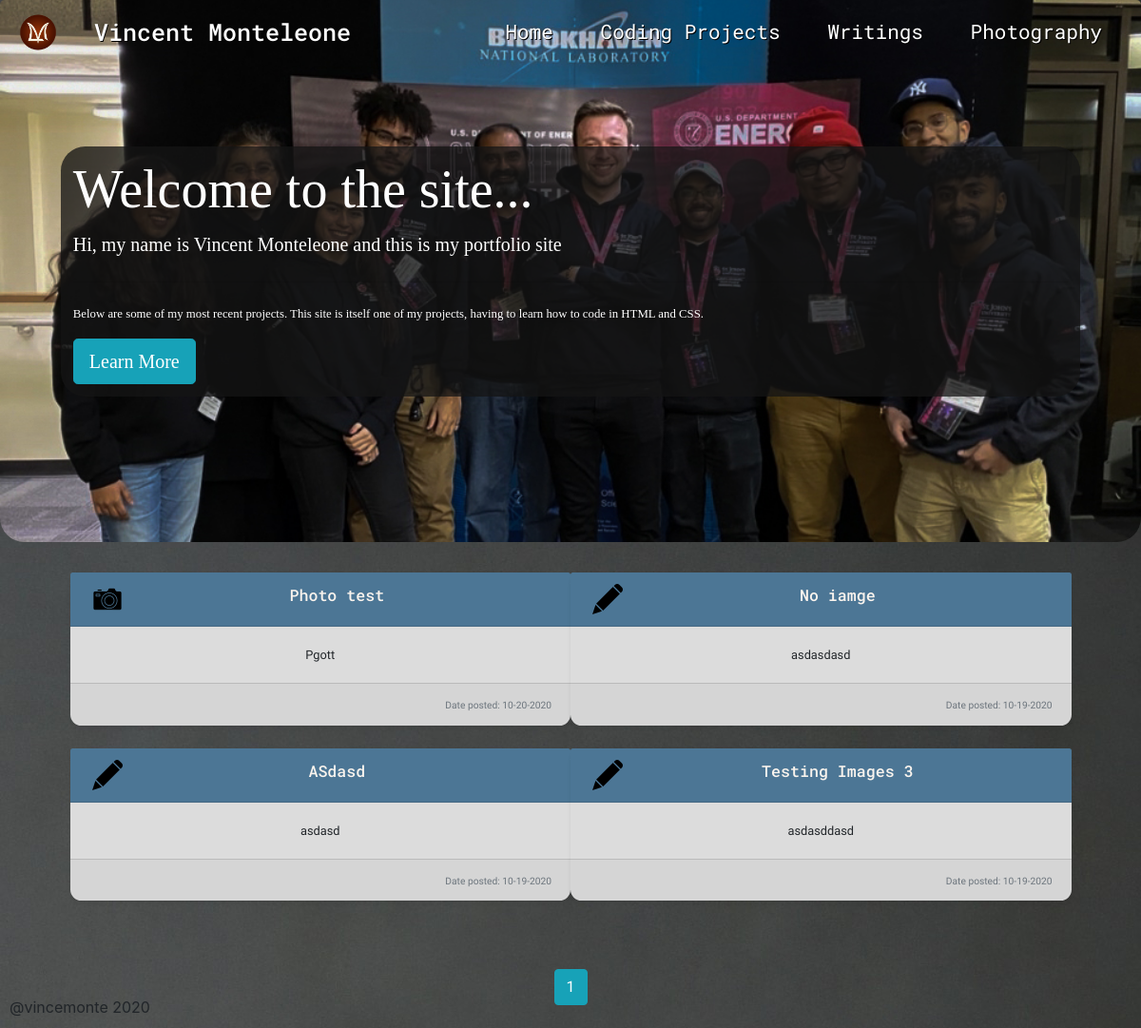
Page /home on the earlier database version.
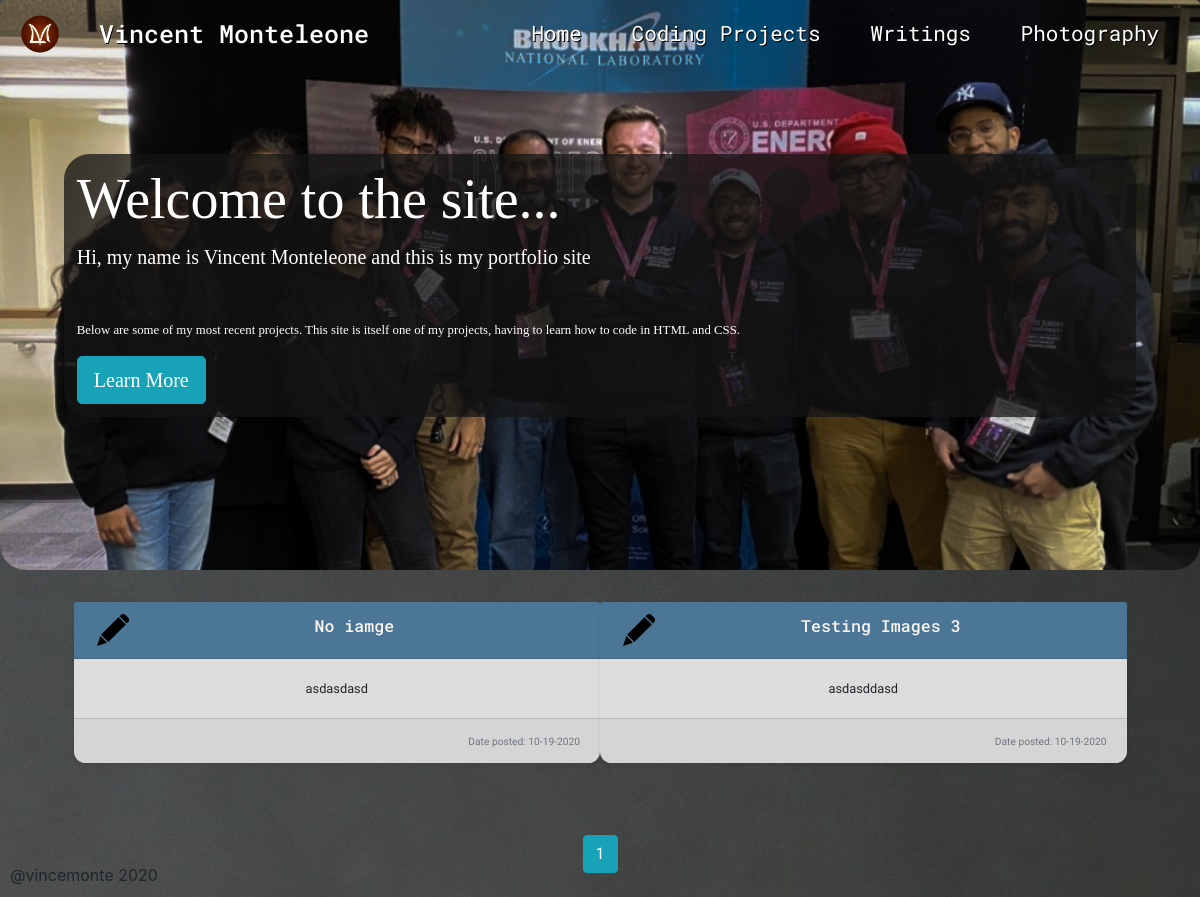
Same page on the later database version.
### personalWebsite/models.py (models this page shows, shortened)
class HomePost(db.Model):
    id = db.Column(db.Integer, primary_key=True)
    project_id = db.Column(db.Integer, db.ForeignKey('project.id'), unique=True)
    type_image = db.Column(db.String(30), nullable=False)
    content = db.Column(db.Text, nullable=False)

class Project(db.Model):
    id = db.Column(db.Integer, primary_key=True)
    title = db.Column(db.String(100), nullable=False)
    type = db.Column(db.String(20), nullable=False)
    content= db.Column(db.Text, nullable=True)
    files = db.Column(db.String(80), nullable=True) #holds the path to the file images
    date_posted = db.Column(db.DateTime, nullable=False, default=datetime.now)
    user_id = db.Column(db.Integer, db.ForeignKey('user.id'), nullable=False)
    home_post = db.relationship('HomePost', backref='project', uselist=False)

### personalWebsite/routes.py (the view)
@app.route('/')
@app.route('/home')
def homepage():
    page = request.args.get('page', 1, type=int)
    posts = HomePost.query.order_by(HomePost.id.desc()).paginate(page=page, per_page=6)
    return render_template('homepage.html', posts=posts)

### personalWebsite/templates/homepage.html (shortened to what this page needs)
{% extends "layout.html" %}
{%block content%}
    <div class="jumbotron text-left" id="home-jumbotron">
      <div class="container text-white">
        <h1 class="display-4">Welcome to the site...</h1>
        <p class="lead">Hi, my name is Vincent Monteleone and this is my portfolio site</p>
        <hr class="my-4">
        <p>Below are some of my most recent projects. This site is itself one of my projects, having to learn how to code in HTML and CSS.</p>
        <a class="btn btn-info btn-lg" href="{{ url_for('about') }}"> Learn More</a>
      </div>
    </div>
    <section class="home-articles">
      <div class="container-fluid  text-center">
        <div class="row">
          {% for post in posts.items %}
          <div class="col-md-6" >
            <div class="card mb-4 shadow-sm">
              <div class="card-header">
                <img  src="{{ url_for('static', filename=post.type_image ) }}" class="project_type_image">
                <a class = "card-title" href="{{ url_for('project', title=post.project.title) }}">{{ post.project.title }}</a>
              </div>
              <div class="card-body">
                <p class= "card-text"> {{ post.content }} </p>
              </div>
              <div class="card-footer text-right">
                <small class="text-muted">Date posted: {{ post.project.date_posted.strftime('%m-%d-%Y') }}</small>
              </div>
            </div>
          </div>
          {% endfor %}
        </div>
      </div>
      </section>
      <div class="container mt-5 text-center">
        {% for page_num in posts.iter_pages(left_edge=1, right_edge=1, left_current=1, right_current=2) %}
          {% if page_num %}
            {% if posts.page == page_num %}
              <a class="btn btn-info mb-4" href="{{ url_for('homepage', page=page_num) }}">{{ page_num }}</a>
            {% else %}
              <a class="btn btn-outline-info mb-4" href="{{ url_for('homepage', page=page_num) }}">{{ page_num }}</a>
            {% endif %}
          {% else %}
            <small>...</small>
          {% endif %}
        {% endfor %}
      </div>
{%endblock content%}

### personalWebsite/templates/layout.html (shortened to what this page needs)
<!DOCTYPE html>
<html lang="en" dir="ltr">
  <head>
    <link rel="stylesheet" type="text/css" href="{{url_for('static', filename='bootstrap-reboot.css')}}">
    <link rel="stylesheet" href="https://stackpath.bootstrapcdn.com/bootstrap/4.1.3/css/bootstrap.min.css">
    <link rel="stylesheet" type="text/css" href="{{ url_for('static', filename='main.css')}}">
    <link rel="stylesheet" type="text/css" href="{{ url_for('static', filename='devices.css')}}">
    <link rel="stylesheet" href="https://cdnjs.cloudflare.com/ajax/libs/font-awesome/4.7.0/css/font-awesome.min.css">
  </head>
  <body>
    <header>
      <nav class="navbar navbar-expand-sm navbar-dark" id="navigation-bar">
        <img class="navbar-logo" id="navbar-logo" src="{{url_for('static', filename='images/VLM_Logo_v2.png')}}" alt="restaurant logo (rooster)">
        <span class="nav-authors-name" id="nav-restaurant-name">Vincent Monteleone</span>
        <div class="collapse navbar-collapse" id="collapsing-navbar">
          <ul class="navbar-nav ml-auto" id="nav-list-container">
            <li class="nav-item">
              <a class="nav-link" href="{{url_for('homepage')}}">Home <span class="sr-only">(current)</span></a>
            </li>
            <li class="nav-item">
              <a class="nav-link" href="{{url_for('coding')}}">Coding Projects</a>
            </li>
            <li class="nav-item">
              <a class="nav-link" href="{{url_for('writings')}}">Writings</a>
            </li>
            <li class="nav-item">
              <a class="nav-link" href="{{url_for('photography')}}">Photography</a>
            </li>
          </ul>
        </div>
      </nav>
    </header>
    <main role="main">
        {% block content %}{% endblock %}
    </main>
    <footer>@vincemonte 2020</footer>
  </body>
</html>

### personalWebsite/static/main.css (style rules this page uses)
body { margin: 0; background-position: top; width: 100%; background-image: url(images/GrayWallBackground.jpg); }
main { font-family: 'Work Sans', sans-serif; }
img { max-width: 100%; }
.navbar { font-family: 'Roboto Mono', monospace; position: fixed; width: 100%; transition: .8s; }
.navbar-logo { width: 65px; height: 65px; margin: 0; transition: .8s; }
.nav-authors-name { font-size: 40px; font-weight: 500; padding-left: .8em; color: white !important; transition: .8s; text-shadow: .8px .6px #000000; }
.navbar-collapse { padding-left: .5em; }
.navbar li { padding: .1em .8em; }
.navbar ul { transition: .8s; font-size: 21px; }
.nav-link { color: white !important; text-shadow: 1px 1px #000000; }
.jumbotron { background-image: url(images/cyberforce.jpg); background-position: 50% 25%; background-repeat: no-repeat; background-size: cover; border-bottom-left-radius: 2em; border-bottom-right-radius: 2em; font-family: 'Crimson Text', serif; padding: 12em 5em; }
.jumbotron .container { background-color: rgba(20, 20, 21, 0.75); padding: 1em; border-radius: 2em; }
.home-articles .row { max-width: 80%; margin-left: 10%; margin-right: auto; }
.col-md-6 { padding: 0 4em 0 4em; }
.row .card { border-style: none; background-color: #DCDCDC; border-radius: .9em; }
.row .card-header { background-color: #4C7695; border-top-left-radius: .2em; border-top-right-radius: .2em; }
.card-title { text-decoration: none; color: #FAF4EE; font-size: 1.3em; font-weight: 500; text-align: left; font-family: 'Roboto Mono', monospace; }
.project_type_image { display: block; float: left; padding-left: .25em; }
footer { position:fixed; bottom: 10px; padding-left: 10px; }

### personalWebsite/static/devices.css (style rules this page uses)
@media only screen
  and (min-device-width: 320px)
  and (max-device-width: 812px) { main { font-size: .8em; } }
@media only screen
  and (min-device-width: 320px)
  and (max-device-width: 812px) { .navbar-logo { width: 48px; height: 48px; } }
@media only screen
  and (min-device-width: 320px)
  and (max-device-width: 812px) { .nav-authors-name { font-size: 25px; margin-left: 3%; margin-right: auto; padding: 0; } }
@media only screen
  and (min-device-width: 320px)
  and (max-device-width: 812px) { .home-articles .row { max-width: 90%; margin-left: 5%; margin-right: auto; } }
@media only screen
  and (min-device-width: 320px)
  and (max-device-width: 812px) { .col-md-6 { padding: 0; } }

Differences in the rows shown:
removed HomePost: type_image (picture), project "Photo test", content "Pgott", project.date_posted "10-20-2020"
removed HomePost: type_image (picture), project "ASdasd", content "asdasd", project.date_posted "10-19-2020"
